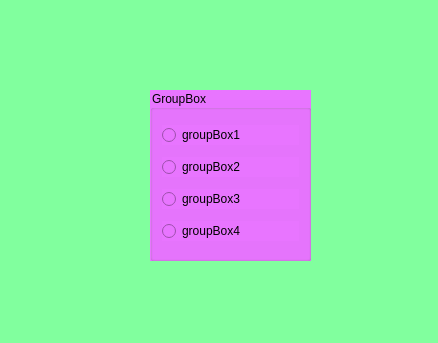
<?xml version="1.0" encoding="UTF-8"?>
<ui version="4.0">
 <class>Dialog</class>
 <widget class="QDialog" name="Dialog">
  <property name="geometry">
   <rect>
    <x>0</x>
    <y>0</y>
    <width>438</width>
    <height>343</height>
   </rect>
  </property>
  <property name="windowTitle">
   <string>Dialog</string>
  </property>
  <property name="styleSheet">
   <string notr="true">background-color: rgb(129, 255, 158);</string>
  </property>
  <widget class="QGroupBox" name="groupBox">
   <property name="geometry">
    <rect>
     <x>150</x>
     <y>90</y>
     <width>161</width>
     <height>171</height>
    </rect>
   </property>
   <property name="styleSheet">
    <string notr="true">background-color: rgb(232, 117, 255);</string>
   </property>
   <property name="title">
    <string>GroupBox</string>
   </property>
   <layout class="QVBoxLayout" name="verticalLayout">
    <item>
     <widget class="QRadioButton" name="groupBox_rad1">
      <property name="text">
       <string>groupBox1</string>
      </property>
     </widget>
    </item>
    <item>
     <widget class="QRadioButton" name="groupBox_rad2">
      <property name="text">
       <string>groupBox2</string>
      </property>
     </widget>
    </item>
    <item>
     <widget class="QRadioButton" name="groupBox_rad3">
      <property name="text">
       <string>groupBox3</string>
      </property>
     </widget>
    </item>
    <item>
     <widget class="QRadioButton" name="groupBox_rad4">
      <property name="text">
       <string>groupBox4</string>
      </property>
     </widget>
    </item>
   </layout>
  </widget>
 </widget>
 <resources/>
 <connections/>
</ui>
